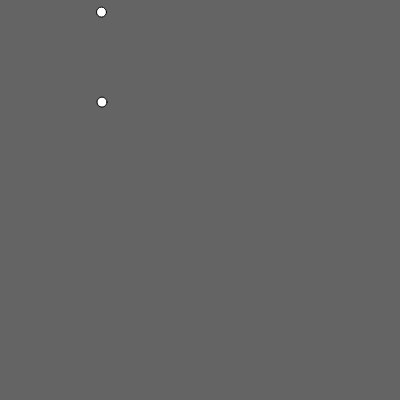
Frame 1 (no input)
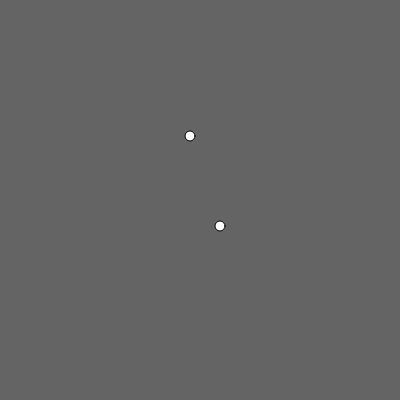
Frame 60 (no input)
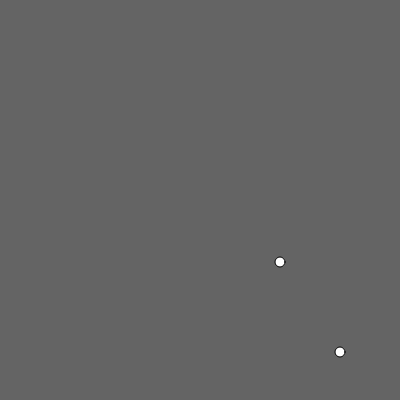
Frame 120 (the mouse pressed at the canvas centre since frame 60)

The p5.js sketch that drew these frames (run headless with seeded random() and noise() and a simulated clock; from frame 60 on, the mouse is pressed at the canvas centre):

// p5.js sketch
// ── sketch.js
var ball1;
var ball2;

function setup() {
  createCanvas(400, 400);

  ball1 = {
    x:100,
    y:100,
    size: 10,
    speedX: 2,
    speedY: 2.1,
    move: function() {
      this.x = this.x + this.speedX;
      this.y = this.y + this.speedY;
    },
    bounce: function () {
      if ( this.x < 0 || this.x > width ) {
        this.speedX *= -1;
      }
      if (this.y < 0 || this.y > height) {
        this.speedY *= -1;
      }
    },
    display: function() {
      ellipse(this.x, this.y, this.size, this.size);
    }
  }

  ball2 = {
    x:100,
    y:10,
    size: 10,
    speedX: 1.5,
    speedY: 2.1,
    move: function() {
      this.x = this.x + this.speedX;
      this.y = this.y + this.speedY;
    },
    bounce: function () {
      if ( this.x < 0 || this.x > width ) {
        this.speedX *= -1;
      }
      if (this.y < 0 || this.y > height) {
        this.speedY *= -1;
      }
    },
    display: function() {
      ellipse(this.x, this.y, this.size, this.size);
    }
  }

}

function draw() {
  background(100);
  ball1.move();
  ball1.bounce();
  ball1.display();

  ball2.move();
  ball2.bounce();
  ball2.display();
}
